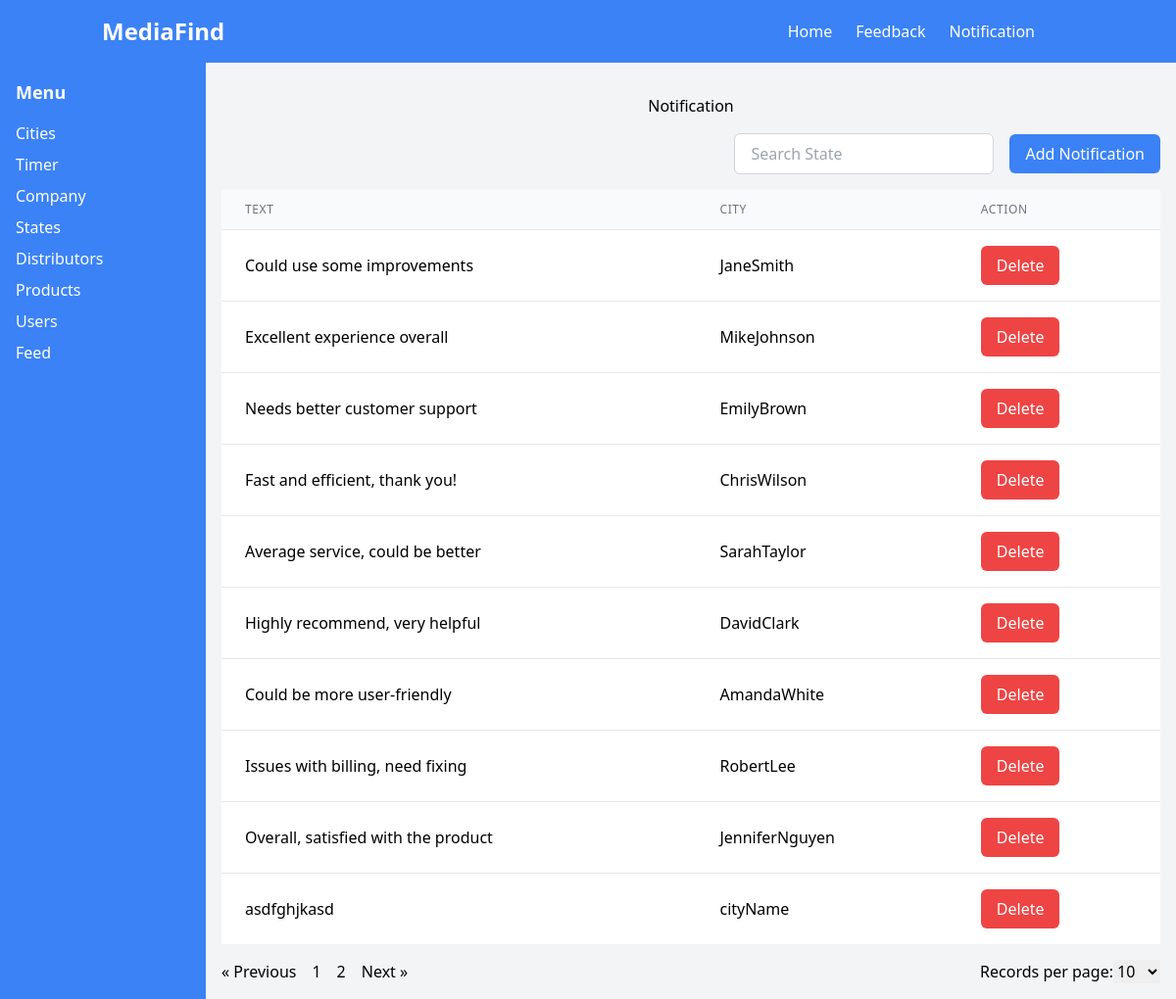
The app's page /php-with-mysql/pages/notification/notification.php with its own data.
### tables this page shows
CREATE TABLE `notifications` (
  `id` int(11) NOT NULL,
  `cityName` varchar(255) NOT NULL,
  `messages` varchar(255) NOT NULL
);

### php-with-mysql/pages/notification/fetch_notifcation.php (the view, shortened to what this page needs)
<?php
include '../../shared/paginator.php';
include '../../db/db_connection.php';
$default_limit = 10;
$page = isset($_GET['page']) ? $_GET['page'] : 1;
$limit = isset($_GET['limit']) ? $_GET['limit'] : $default_limit;
$start = ($page - 1) * $limit;
if ($conn) {
    $sql_count = "SELECT COUNT(*) AS total FROM notifications";
    $result_count = mysqli_query($conn, $sql_count);
    $data = mysqli_fetch_assoc($result_count);
    $total_pages = ceil($data['total'] / $limit);
    $sql = "SELECT * FROM notifications LIMIT $start, $limit";
    $result = mysqli_query($conn, $sql);
    echo '<table class="min-w-full divide-y divide-gray-200">';
    echo '<thead class="bg-gray-50">';
    echo '<tr>';
    echo '<th scope="col" class="px-6 py-3 text-left text-xs font-medium text-gray-500 uppercase tracking-wider">Text</th>';
    echo '<th scope="col" class="px-6 py-3 text-left text-xs font-medium text-gray-500 uppercase tracking-wider">City</th>';
    echo '<th scope="col" class="px-6 py-3 text-left text-xs font-medium text-gray-500 uppercase tracking-wider">Action</th>';
    echo '</tr>';
    echo '</thead>';
    echo '<tbody class="bg-white divide-y divide-gray-200">';
    if ($result && mysqli_num_rows($result) > 0) {
        while ($row = mysqli_fetch_assoc($result)) {
            echo "<tr>";
            echo "<td class='px-6 py-4 whitespace-nowrap'>" . $row['messages'] . "</td>";
            echo "<td class='px-6 py-4 whitespace-nowrap'>" . $row['cityName'] . "</td>";
            echo "<td class='px-6 py-4 whitespace-nowrap'>";
            echo "<button class='bg-red-500 text-white px-4 py-2 rounded-md deleteBtn' data-delete-id='{$row['id']}'>Delete</button>";
            echo "</td>";
            echo "</tr>";
        }
    } else {
        echo "<tr><td colspan='3' class='text-center'>No notifications found</td></tr>";
    }
    echo '</tbody> </table>';
    echo generatePagination($total_pages, $page, $limit);
} else {
    die("Connection failed: " . mysqli_connect_error());
}
?>

### records on screen
notifications: messages "Could use some improvements", cityName "JaneSmith"
notifications: messages "Excellent experience overall", cityName "MikeJohnson"
notifications: messages "Needs better customer support", cityName "EmilyBrown"
notifications: messages "Fast and efficient, thank you!", cityName "ChrisWilson"
notifications: messages "Average service, could be better", cityName "SarahTaylor"
notifications: messages "Highly recommend, very helpful", cityName "DavidClark"
notifications: messages "Could be more user-friendly", cityName "AmandaWhite"
notifications: messages "Issues with billing, need fixing", cityName "RobertLee"
notifications: messages "Overall, satisfied with the product", cityName "JenniferNguyen"
notifications: messages "asdfghjkasd", cityName "cityName"

### other values on screen
form field limit "10"
